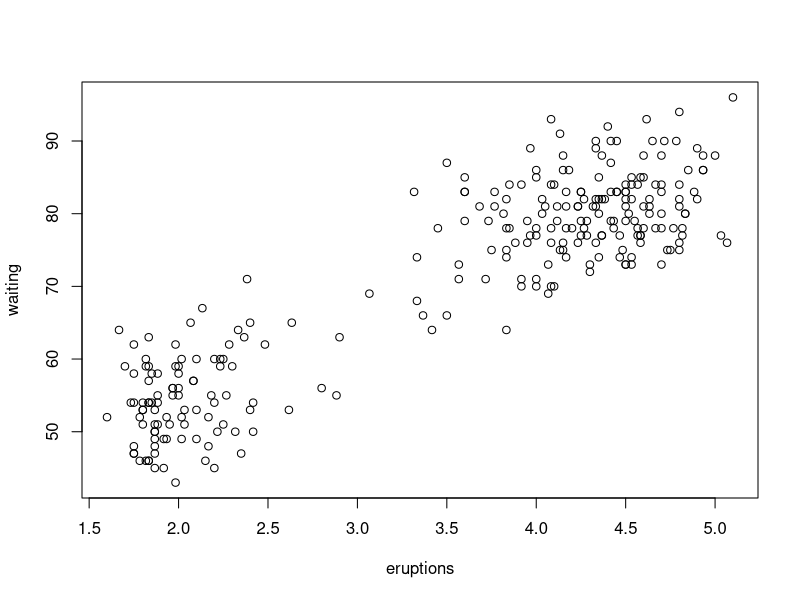
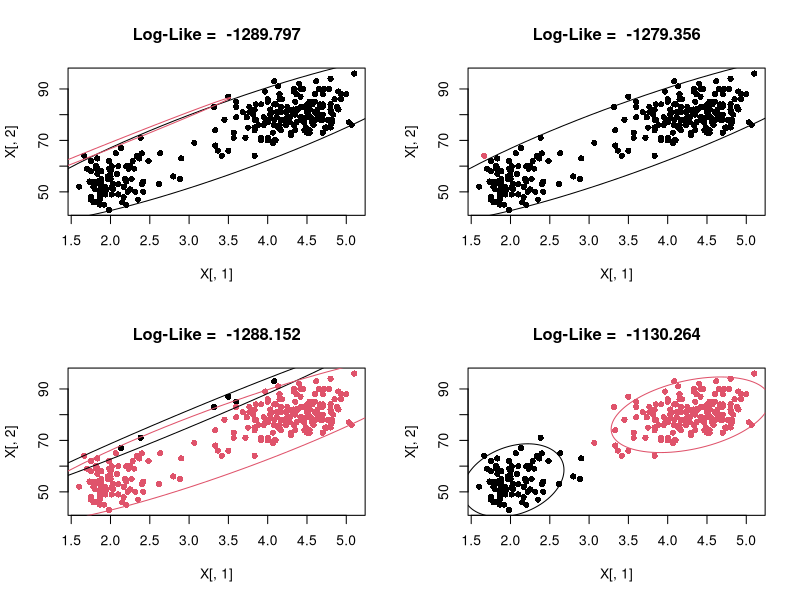
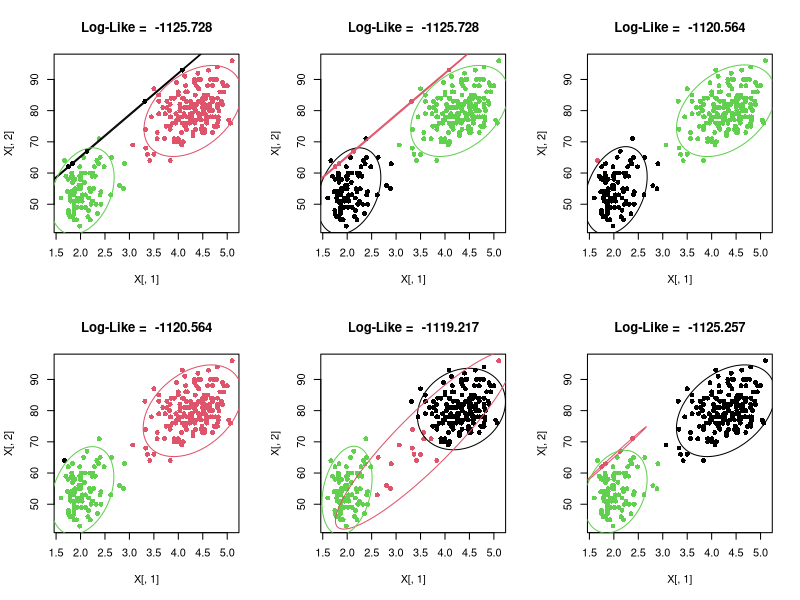
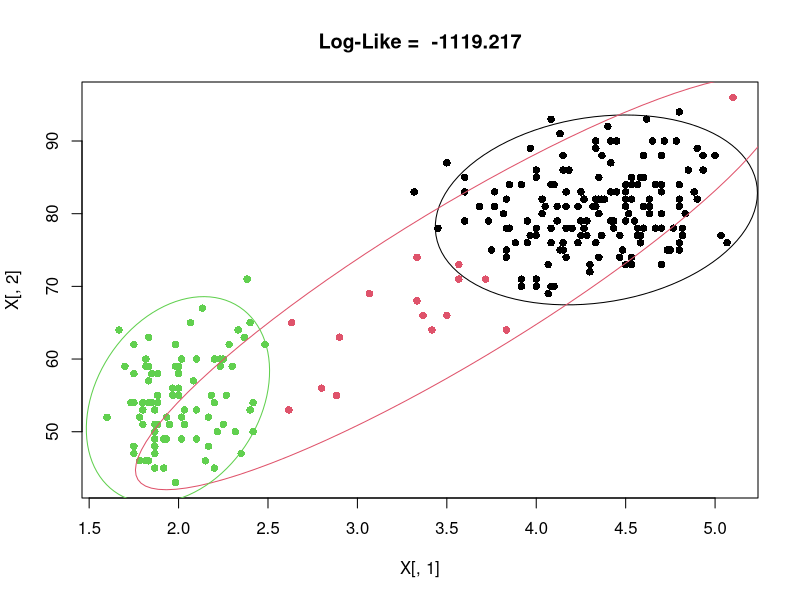

Reproduce these figures in R, in order.
set.seed(10)
library(mvtnorm)
library(ellipse)

data(faithful)
plot(faithful)

# calculate log-likelihood
# of mixture of multivariate normal
log_like <- function(X, pi.list, mu.list, Sigma.list, C)
{
  foo <- 0
  for(c in 1:C)
  {
    foo <- foo + pi.list[[c]]*dmvnorm(X, mean = mu.list[[c]], sigma = Sigma.list[[c]])
  }
  return(sum(log(foo)))
}

# X is the data
# C is the number of clusters
mvnEM <- function(X, C = 2, tol = 1e-3, maxit = 1e3)
{
  n <- dim(X)[1]
  p <- dim(X)[2]
  ######## Starting values ###################
  ## pi are equally split over C
  pi.list <- rep(1/C, C)
  
  mu <- list()
  Sigma <- list()
  
  # The means for each C cannot be the same, 
  # since then the three distributions overlap
  # Hence adding random noise to colMeans(X)
  for(i in 1:C)
  {
    mu[[i]] <-  rnorm(p, sd = 3) + colMeans(X)
    Sigma[[i]] <- var(X)
  }
  # Choosing good starting values is important since
  # The GMM likelihood is not concave, so the algorithm
  # may converge to a local optima.
  
  
  ######## EM algorithm steps ###################
  
  iter <- 0
  diff <- 100
  old.mu <- mu
  old.Sigma <- Sigma
  old.pi <- pi.list
  
  Ep <- matrix(0, nrow = n, ncol = C)  # gamma_{i,c}
  save.loglike <- 0
  while((diff > tol) && (iter < maxit) )
  {
    iter <- iter + 1
    ## E step: find gammas
    for(c in 1:C)
    {
      Ep[ ,c] <- pi.list[c]*apply(X, 1, dmvnorm , mu[[c]], Sigma[[c]])
    }
    Ep <- Ep/rowSums(Ep)
    
    ### M-step
    pi.list <- colMeans(Ep)
    for(c in 1:C)
    {
      mu[[c]] <- colSums(Ep[ ,c] * X )/sum(Ep[,c])
    }
    
    for(c in 1:C)
    {
      foo <- 0
      for(i in 1:n)
      {
        foo <- foo + (X[i, ] - mu[[c]]) %*% t(X[i, ] - mu[[c]]) * Ep[i,c] 
      }
      Sigma[[c]] <- foo/sum(Ep[,c])
      
      # Below is to ensure the estimator is positive definite
      # otherwise next iteration gamma_i,c,k cannot be calculated
      Sigma[[c]] <- Sigma[[c]] + diag(1e-5, p)
    }
    
    save.loglike <- c(save.loglike, log_like(X = X, pi.list = pi.list, mu.list = mu, Sigma.list = Sigma,  C = C))
    # Difference in the log-likelihoods as the difference criterion
    diff <- abs(save.loglike[iter+1] - save.loglike[iter])
    
    old.mu <- mu
    old.Sigma <- Sigma
    old.pi <- pi.list
  }
  
  # Final allocation updates
  for(c in 1:C)
  {
    Ep[ ,c] <- pi.list[c]*apply(X, 1, dmvnorm , mu[[c]], Sigma[[c]])
  }
  Ep <- Ep/rowSums(Ep)
  
  return(list("pi" = pi.list, "mu" = mu, "Sigma" = Sigma, "Ep" = Ep, "log.like" = tail(save.loglike,1)))
}



# We now fit this to the 
data(faithful)
C <- 2
X <- as.matrix(faithful)
class2.1 <- mvnEM(X = X, C = C)
class2.2 <- mvnEM(X = X, C = C)
class2.3 <- mvnEM(X = X, C = C)
class2.4 <- mvnEM(X = X, C = C)

# model 1,2,3 converge to a local maxima with
# log-likelihood values smaller
# model 4 converges to a point with the highest
# log-likelihood value. Hence choose model 4

par(mfrow = c(2,2))
for(i in 1:4)
{
  model <- get(paste("class2.",i, sep = ""))
  allot <- apply(model$Ep, 1, which.max)  ## Final allotment of classification
  plot(X[,1], X[,2], col = allot, pch = 16,
       main = paste("Log-Like = ", round(model$log.like,3))) # plot allotment

  ell <- list()
  for(c in 1:C)
  {
    ell[[c]] <- ellipse(model$Sigma[[c]], centre = as.numeric(model$mu[[c]]))
    lines(ell[[c]], col = c)
  }  
}
# Model 4 has the largest log-likelihood, so that's the chosen model


C <- 3
class3.1 <- mvnEM(X = X, C = C)
class3.2 <- mvnEM(X = X, C = C)
class3.3 <- mvnEM(X = X, C = C)
class3.4 <- mvnEM(X = X, C = C)
class3.5 <- mvnEM(X = X, C = C)
class3.6 <- mvnEM(X = X, C = C)


par(mfrow = c(2,3))
for(i in 1:6)
{
  model <- get(paste("class3.",i, sep = ""))
  allot <- apply(model$Ep, 1, which.max)  ## Final allotment of classification
  plot(X[,1], X[,2], col = allot, pch = 16,
       main = paste("Log-Like = ", round(model$log.like,3))) # plot allotment
  
  ell <- list()
  for(c in 1:C)
  {
    ell[[c]] <- ellipse(model$Sigma[[c]], centre = as.numeric(model$mu[[c]]))
    lines(ell[[c]], col = c)
  }  
}

# Model 5 has the largest log-likelihood
# so that is chosen. Here I present the final
# allocation
par(mfrow = c(1,1))
model <- class3.5
allot <- apply(model$Ep, 1, which.max)  ## Final allotment of classification
plot(X[,1], X[,2], col = allot, pch = 16,
     main = paste("Log-Like = ", round(model$log.like,3))) # plot allotment

ell <- list()
for(c in 1:C)
{
  ell[[c]] <- ellipse(model$Sigma[[c]], centre = as.numeric(model$mu[[c]]))
  lines(ell[[c]], col = c)
}  
